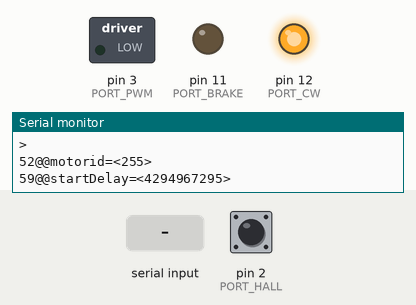
The sketch below on a simulated Arduino Uno, built with avr-gcc and run on an emulated ATmega328P. Shown: switched loads named in the sketch (green lamp = pin HIGH), output pins drawn as LEDs (lit = HIGH), the last lines printed to the serial monitor. The inputs (shaded band) are chosen by the test bench; at power-on: pin 2 (PORT_HALL) HIGH.

Above: at 1.2 s.
1.3 s: "f90\n" received over Serial
At 2.5 s:
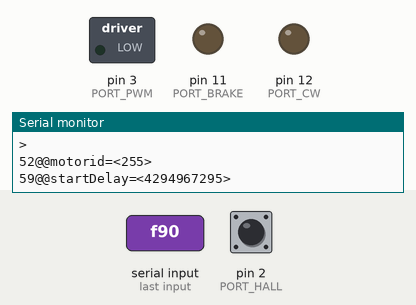
2.8 s: byte 98 ('b') received over Serial
At 3.7 s:
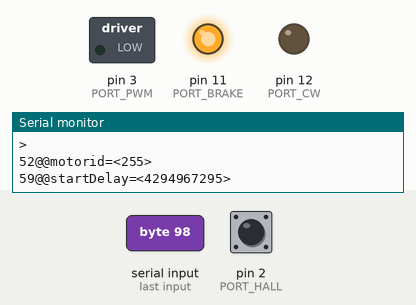
4.3 s: byte 122 ('z') received over Serial
At 4.9 s:
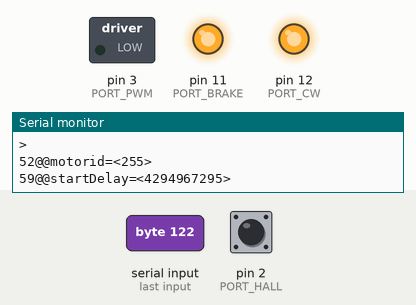
5.8 s: pin 2 (PORT_HALL) pulled LOW for 0.15 s
At 7.2 s:
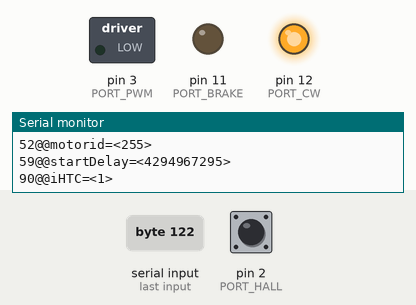
Timing chart, 0 to 8.4 s (numbered marks = the images above; inputs shaded):
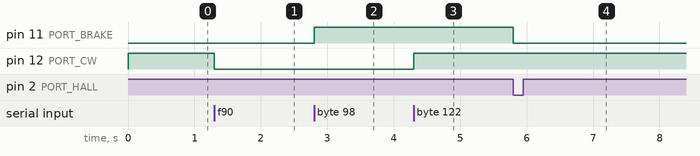

The sketch:

sensored.bldc.ino
```cpp
#include <EEPROM.h>
#include <inttypes.h>

#define DUMP_VAR(x)  { \
  Serial.print(__LINE__);\
  Serial.print("@@"#x"=<");\
  Serial.print(x);\
  Serial.print(">");\
  Serial.print("\r\n");\
}

#define PORT_BRAKE 11
#define PORT_CW 12
#define PORT_PWM 3
#define PORT_HALL 2


#define CW() {\
  iBoolMotorCWFlag = true;\
  digitalWrite(PORT_CW,HIGH);\
}

#define CCW() {\
  iBoolMotorCWFlag = false;\
  digitalWrite(PORT_CW,LOW);\
  }


static long iHTC = 0;
static uint32_t iMotorStartDelay = 0;
static uint32_t iMotorStartWait = 0;

void setup() {
  // initialize port for motor control
  pinMode(PORT_BRAKE, OUTPUT);
  pinMode(PORT_CW, OUTPUT);
  pinMode(PORT_PWM, OUTPUT);

  pinMode(PORT_HALL, INPUT_PULLUP);
  attachInterrupt(digitalPinToInterrupt(PORT_HALL),HallTurnCounterInterrupt , FALLING);

  // clock prescale by 1, PWM frequency: 32KHz
  TCCR2B = TCCR2B & 0xF8 | 0x01;

  Serial.begin(115200);
  DUMP_VAR("goto start!!!\n");
  digitalWrite(PORT_BRAKE,LOW);
  digitalWrite(PORT_CW,HIGH);
  analogWrite(PORT_PWM, 0);
  byte motorid = EEPROM.read(0);
  DUMP_VAR(motorid);

  byte startDelay1 = EEPROM.read(2);
  byte startDelay2 = EEPROM.read(3);
  byte startDelay3 = EEPROM.read(4);
  byte startDelay4 = EEPROM.read(5);
  uint32_t startDelay = uint32_t(startDelay1) << 24 | uint32_t(startDelay2) << 16 | uint32_t(startDelay3) << 8 | uint32_t(startDelay4);;
  DUMP_VAR(startDelay);
  iMotorStartDelay = startDelay;
}

static int32_t iMainLoopCounter = 0;


static long volatile iHTS = 0;
static bool iBoolMotorCWFlag = false; //


void loopMotor(void);
void stopMotor(void);
void startMotor(void);

void loop() {
  loopMotor();
  handleIncommingCommand();
}

void HallTurnCounterInterrupt(void) {
  iHTC++;
  if(iHTS > 0) {
    DUMP_VAR(iHTS);
    iHTS--;
  } else {
    stopMotor();
  }
  DUMP_VAR(iHTC);
}


void runLongCommand(char ch);

void handleIncommingCommand(void) {
  signed incomingByte = Serial.read();
  if (incomingByte != -1) {
    if(incomingByte == 'z') {
      CW();
      digitalWrite(PORT_CW,HIGH);
    }
    if(incomingByte == 'f') {
      CCW();
    }
    if(incomingByte == 'b') {
      digitalWrite(PORT_BRAKE,HIGH);
    }
    if(incomingByte == 'e') {
      digitalWrite(PORT_BRAKE,LOW);
    }
    if(incomingByte == '0') {
      analogWrite(PORT_PWM, 0);
      digitalWrite(PORT_BRAKE,LOW);
    }
    if(incomingByte == 'g') {
      startMotor();
    }
    runLongCommand(incomingByte);
  }
}

static String gHandleStringCommand;
static bool bMotorRunning = false;

void runLongCommand(char ch) {
  gHandleStringCommand += ch;
  if(ch == '\n') {
    if(gHandleStringCommand.startsWith("spd:")) {
      auto speedValue = gHandleStringCommand.substring(4, gHandleStringCommand.length());
      speedValue.trim();
      DUMP_VAR(speedValue);
      int spd = speedValue.toInt();
      if(bMotorRunning) {
        analogWrite(PORT_PWM, spd);
      }
    }
    if(gHandleStringCommand.startsWith("id:")) {
      auto idValue = gHandleStringCommand.substring(3, gHandleStringCommand.length());
      DUMP_VAR(idValue);
      if(idValue.length() > 0) {
        char id = idValue.charAt(0);
        EEPROM.write(0,id);
      }
    }
    if(gHandleStringCommand.startsWith("delay:")) {
      auto delayValue = gHandleStringCommand.substring(6, gHandleStringCommand.length());
      DUMP_VAR(delayValue);
      uint32_t delay = delayValue.toInt();
      DUMP_VAR(delay);
      byte *pDelay = (byte *)(&delay);
      EEPROM.write(5,*pDelay);
      EEPROM.write(4,*(pDelay+1));
      EEPROM.write(3,*(pDelay+2));
      EEPROM.write(2,*(pDelay+3));
    }
    gHandleStringCommand = "";
  }
}


const static uint8_t iConstMaxSpeed = 64;
const static uint8_t iConstMinSpeed = 12;
const static uint8_t iConstBrakeDistance = 32;

static bool bMotorToBeStarted = false;

void stopMotor(void) {
  analogWrite(PORT_PWM, 0);
  digitalWrite(PORT_BRAKE,LOW);
  iHTS = -1;
  bMotorToBeStarted = false;
  bMotorRunning = false;
}
void startMotor(void) {
  iMotorStartWait = iMotorStartDelay;
  bMotorToBeStarted = true;
  if(iMotorStartWait == 0) {
    startMotorReal();
  }
}

static int32_t iTurnTimerOutCounter = 0UL;
const static int32_t iConstTurnTimeout = 1024UL*2048UL;
static int32_t iConstTurnHallStepMax = 64UL;

void startMotorReal(void) {
  analogWrite(PORT_PWM, 128);
  digitalWrite(PORT_BRAKE,HIGH);
  iHTS = iConstTurnHallStepMax;
  iTurnTimerOutCounter = iConstTurnTimeout;
  DUMP_VAR(iHTS);
  bMotorToBeStarted = false;
  bMotorRunning = true;
}
void loopMotor(void) {
  iMotorStartWait--;
  if(bMotorToBeStarted) {
    if(iMotorStartWait == 0) {
      startMotorReal();
    }
  }
  if(bMotorRunning) {
    iTurnTimerOutCounter--;
    if( iTurnTimerOutCounter == 0) {
      DUMP_VAR(iTurnTimerOutCounter);
      stopMotor();
    }
    /*
    if( iTurnTimerOutCounter < 0) {
      DUMP_VAR(iTurnTimerOutCounter);
    }
    */
  }
}
```

Measured:
- after the input at 1.3 s, pin 12 (PORT_CW): HIGH → LOW at once
- after the input at 2.8 s, pin 11 (PORT_BRAKE): LOW → HIGH at once
- after the input at 4.3 s, pin 12 (PORT_CW): LOW → HIGH at once
- after the input at 5.8 s, pin 11 (PORT_BRAKE): HIGH → LOW at once
